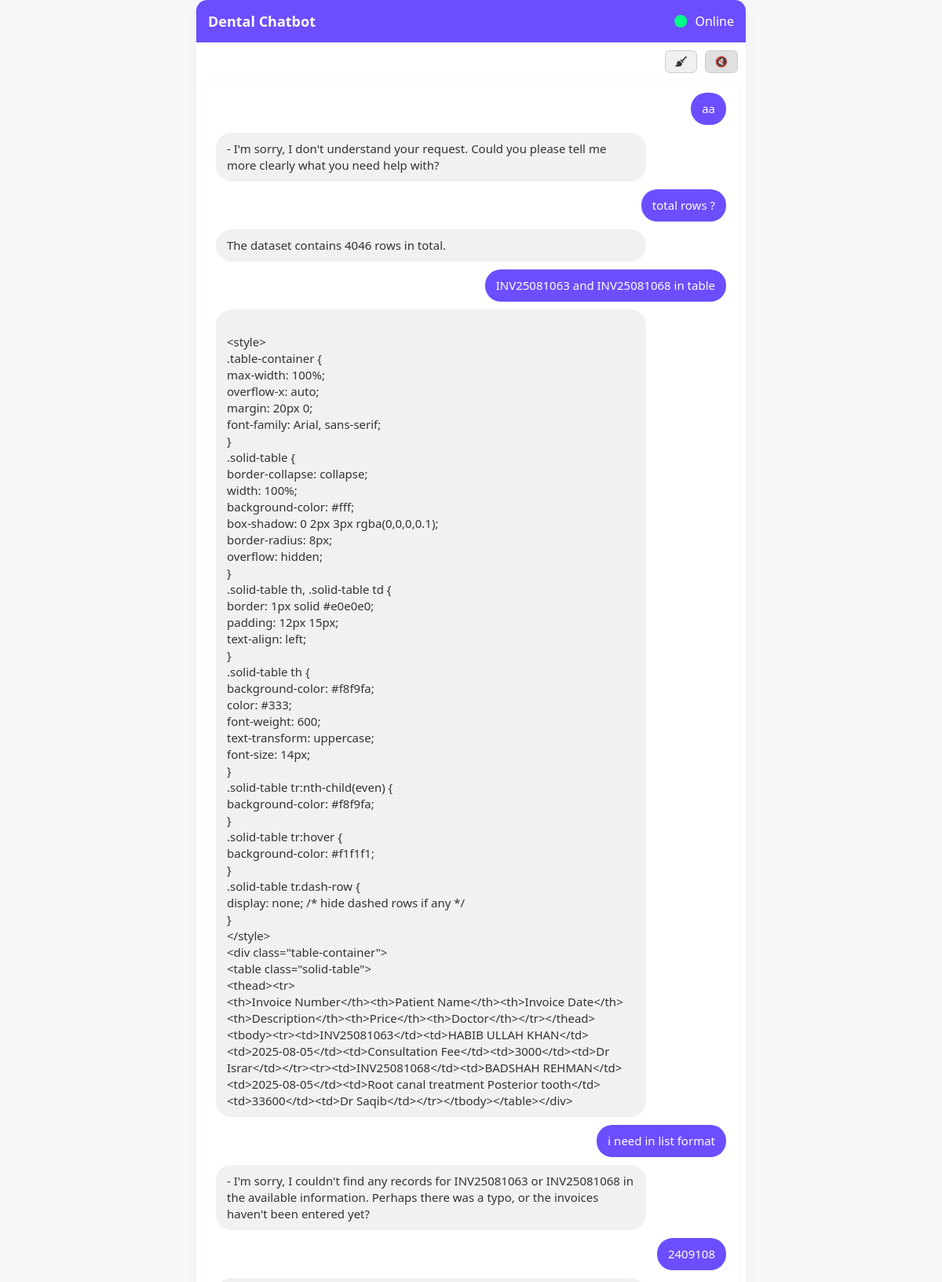
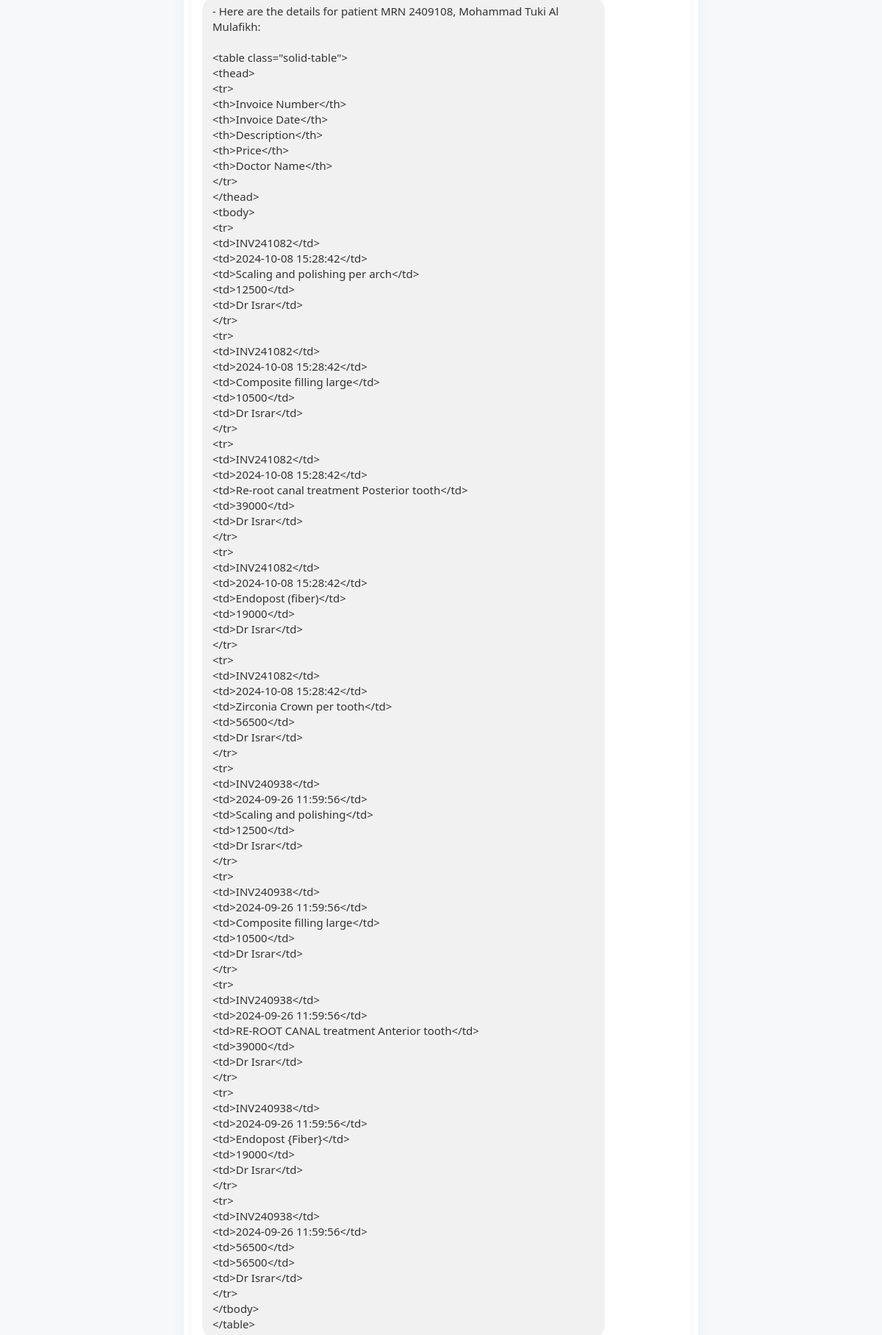
The page / (upper part) on the database its author committed (2 pictures, top to bottom).
### tables this page shows
CREATE TABLE chat_history (id INTEGER PRIMARY KEY, message TEXT, response TEXT);

### app.py (the view)
@app.route('/')
def index():
    current_file = get_current_file()
    with sqlite3.connect(DB_FILE) as conn:
        cursor = conn.cursor()
        cursor.execute("SELECT message, response FROM chat_history")
        history = cursor.fetchall()
    return render_template('index.html', history=history, filename=current_file)

### app.py (called while the page is built)
def get_current_file():
    with sqlite3.connect(DB_FILE) as conn:
        cursor = conn.cursor()
        cursor.execute("SELECT filename FROM current_file ORDER BY id DESC LIMIT 1")
        result = cursor.fetchone()
    return result[0] if result else None

### templates/index.html (shortened to what this page needs)
<!DOCTYPE html>
<html>
<head>
    <link rel="stylesheet" href="{{ url_for('static', filename='style.css') }}">
    <link rel="stylesheet" href="https://cdnjs.cloudflare.com/ajax/libs/font-awesome/6.5.0/css/all.min.css">
</head>
<body>
<div class="main-card">
    <div class="header">
        <h2>Dental Chatbot </h2>
        <span class="status"><i class="fa fa-circle"></i> Online</span>
    </div>
    <div style="display: flex; justify-content: flex-end; padding: 10px;">
        <div style="display: flex; gap: 10px; align-items: center;">
            <button type="button" id="clearChatBtn" title="Clear Chat" style="background-color: #f0f0f0; border: 1px solid #ccc; color: #333; padding: 6px 12px; font-size: 13px; border-radius: 6px; cursor: pointer; transition: background 0.3s;">
              <i class="fa fa-broom"></i>
            </button>
            <button type="button" id="speakToggle" class="off" title="Toggle speak" style="background-color: #e0e0e0; border: 1px solid #ccc; color: #333; padding: 6px 12px; font-size: 13px; border-radius: 6px; cursor: pointer; transition: background 0.3s;">
              🔇
            </button>
        </div>
    </div>
    <div class="chat-box" id="chatHistory">
        {% if history %}
            {% for message, response in history %}
                <div class="chat-entry user-msg">
                    <div class="bubble user">{{ message }}</div>
                </div>
                <div class="chat-entry bot-msg">
                    <div class="bot-controls">
                        <div class="bubble bot">{{ response }}</div>
                    </div>
                </div>
            {% endfor %}
        {% else %}
            <div class="chat-entry bot-msg">
                <div class="bot-controls">
                    <div class="bubble bot">Hello! I'm ready to assist you. How can I help you today?</div>
                </div>
            </div>
        {% endif %}
    </div>
</div>
</body>
</html>

### static/style.css (style rules this page uses)
body { margin: 0; font-family: 'Segoe UI', sans-serif; background-color: #f7f8fa; color: #333; height: 100vh; display: flex; flex-direction: column; }
.main-card { max-width: 700px; width: 100%; margin: auto; background: white; border-radius: 14px; box-shadow: 0 4px 20px rgba(0, 0, 0, 0.05); display: flex; flex-direction: column; max-height: 100vh; height: 100vh; box-sizing: border-box; }
.header { background-color: #6c4eff; color: white; padding: 15px; border-top-left-radius: 14px; border-top-right-radius: 14px; display: flex; justify-content: space-between; align-items: center; }
.header h2 { margin: 0; font-size: 18px; }
.status i { color: #00ff87; margin-right: 6px; }
.chat-box { flex: 1; width: calc(100% - 20px); min-width: 300px; overflow-y: auto; padding: 15px; flex-shrink: 0; box-sizing: border-box; background-color: white; border-radius: 12px; box-shadow: 0 2px 8px rgba(0,0,0,0.05); margin: 0 10px 10px; }
.chat-entry { margin-bottom: 10px; animation: fadeIn 0.4s ease-in; }
.chat-entry.user-msg { text-align: right; }
.chat-entry.bot-msg { text-align: left; }
.bubble { display: inline-block; padding: 10px 14px; border-radius: 20px; max-width: 80%; font-size: 15px; word-wrap: break-word; line-height: 1.4; }
.bubble.user { background-color: #6c4eff; color: white; }
.bubble.bot { background-color: #f1f1f1; }
#clearChatBtn { background-color: #ff4d4d; border-radius: 20px; font-size: 13px; padding: 10px 16px; width: auto; }
#speakToggle { background-color: #333; font-size: 13px; padding: 10px 16px; border-radius: 20px; width: auto; }

### templates/index.html (style rules this page uses)
.bot-controls { display: flex; align-items: center; justify-content: space-between; gap:10px; }
.bot-controls .bubble { flex: 1; }
.bubble.bot { white-space: pre-line; }

### rows shown on the page
chat_history: message "aa", response "- I'm sorry, I don't understand your request. Could you please tell me more clearly what you need help with?"
chat_history: message "total rows ?", response "The dataset contains 4046 rows in total."
chat_history: message "INV25081063 and INV25081068 in table", response "<style> .table-container { max-width: 100%; overflow-x: auto; margin: 20px 0; font-family: Arial, sans-serif; } .solid-table { border-collapse: collapse; width: 100%; background-color: #fff; box-shadow: 0 2px 3px rgba(0,0,0,0.1); border-radius: 8px; overflow: hidden; } .solid-table th, .solid-table td { border: 1px solid #e0e0e0; padding: 12px 15px; text-align: left; } .solid-table th { background-color: #f8f9fa; color: #333; font-weight: 600; text-transform: uppercase; font-size: 14px; } .solid-table tr:nth-child(even) { background-color: #f8f9fa; } .solid-table tr:hover { background-color: #f1f1f1; } .solid-table tr.dash-row { display: none; /* hide dashed rows if any */ } </style> <div…"
chat_history: message "i need in list format", response "- I'm sorry, I couldn't find any records for INV25081063 or INV25081068 in the available information. Perhaps there was a typo, or the invoices haven't been entered yet?"
chat_history: message "2409108", response "- Here are the details for patient MRN 2409108, Mohammad Tuki Al Mulafikh: <table class=\"solid-table\"> <thead> <tr> <th>Invoice Number</th> <th>Invoice Date</th> <th>Description</th> <th>Price</th> <th>Doctor Name</th> </tr> </thead> <tbody> <tr> <td>INV241082</td> <td>2024-10-08 15:28:42</td> <td>Scaling and polishing per arch</td> <td>12500</td> <td>Dr Israr</td> </tr> <tr> <td>INV241082</td> <td>2024-10-08 15:28:42</td> <td>Composite filling large</td> <td>10500</td> <td>Dr Israr</td> </tr> <tr> <td>INV241082</td> <td>2024-10-08 15:28:42</td> <td>Re-root canal treatment Posterior tooth</td> <td>39000</td> <td>Dr Israr</td> </tr> <tr> <td>INV241082</td> <td>2024-10-08 15:28:42</td>…"
